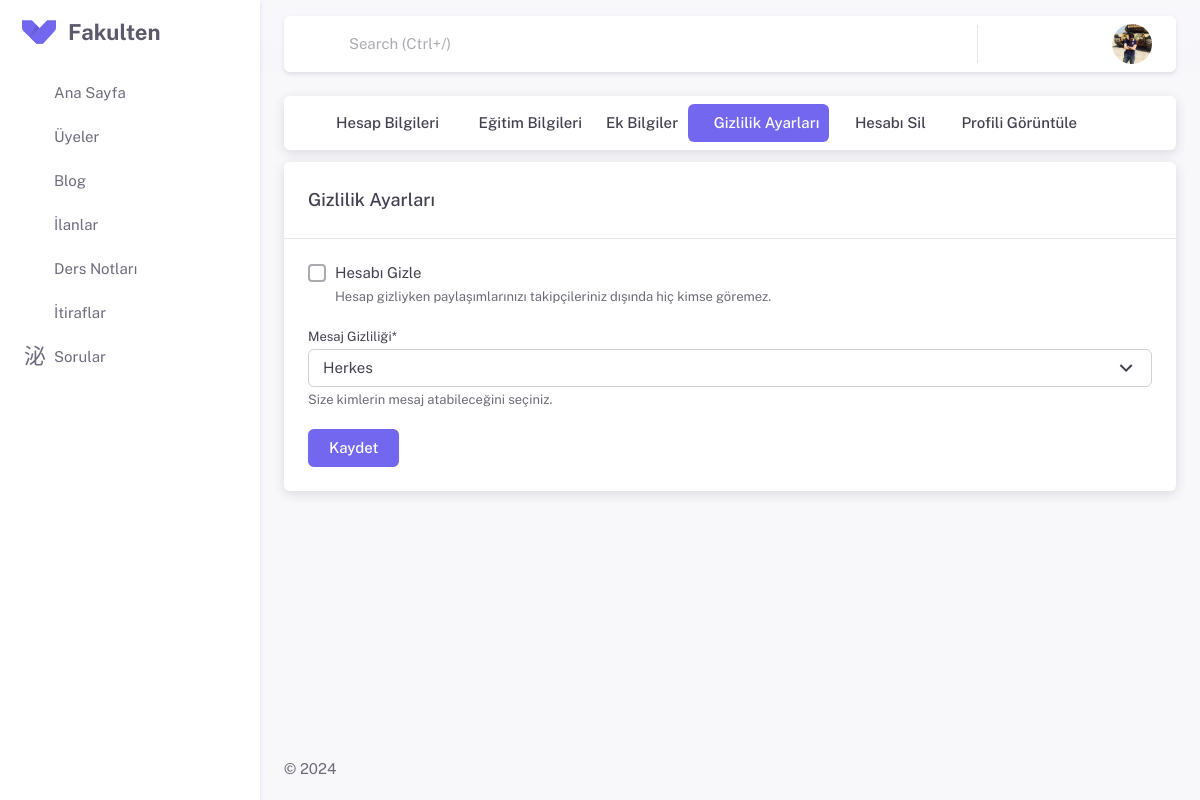
/profile/settings/privacy/ (signed in), run on an earlier commit of the app's database.
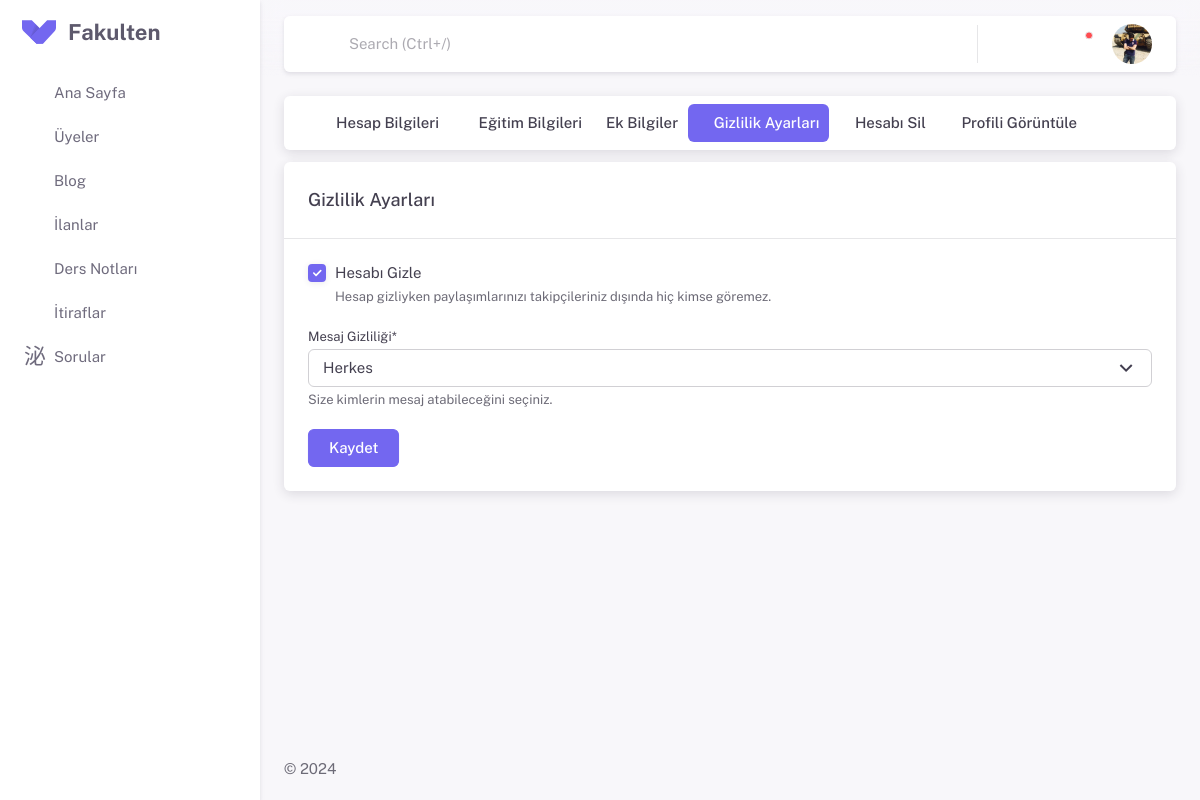
And on a later commit of the database.
### apps/profiles/models.py (models this page shows)
class PrivacyModel(models.Model):
    user = models.OneToOneField(User, on_delete=models.CASCADE, related_name='privacy')
    is_private = models.BooleanField(default=False, db_index=True)
    message_privacy = models.CharField(max_length=20, default='everyone')  # Choices yok

### apps/profiles/views.py (the view, shortened to what this page needs)
# urls.py: path('settings/privacy/', views.PrivacyView.as_view(), name='privacy_settings'),
class PrivacyView(LoginRequiredMixin, View):
    model = models.PrivacyModel
    form_class = forms.PrivacyForm
    template_name = 'profiles/settings/privacy.html'
    context = {
    }
    def get(self, request):
        instance = self.model.objects.filter(user = request.user).first()
        form = self.form_class(instance=instance) if instance else self.form_class()
        self.context.update({'form': form,})
        return render(request, self.template_name, self.context)

### apps/profiles/forms.py
class PrivacyForm(forms.ModelForm):
    MESSAGE_PRIVACY_CHOICES = [
        ('nobody', 'Hiç Kimse'),
        ('followers', 'Sadece Takipçilerim'),
        ('everyone', 'Herkes')
    ]
    is_private = forms.BooleanField(label="Hesabı Gizle", help_text='Hesap gizliyken paylaşımlarınızı takipçileriniz dışında hiç kimse göremez.', required=False)
    message_privacy = forms.ChoiceField(choices=MESSAGE_PRIVACY_CHOICES, required=True, label='Mesaj Gizliliği', help_text='Size kimlerin mesaj atabileceğini seçiniz.')
    class Meta:
        model = models.PrivacyModel
        fields = ['is_private', 'message_privacy']

### apps/inputs/models.py (called while the page is built)
    def __str__(self):
        return self.universities

### apps/post/models.py (called while the page is built)
    def get_notifications_like_context(self):
        context = {
        'message' : 'gönderinizi beğendi.',
        'content_title' : self.content[:50],
        'content_url' : reverse('post_detail', kwargs={'post_id': self.id}),
        }
        return context

### apps/profiles/templates/profiles/settings/privacy.html (shortened to what this page needs)
{% extends 'profiles/settings/base.html' %}
{% load static %}
{% load crispy_forms_tags %}
{% block profileSettings %}
<div class="card mb-4">
    <h5 class="card-header">Gizlilik Ayarları</h5>
    <hr class="my-0">
    <div class="card-body">
        <form method="POST">
            <div class="row">
                   {{ form|crispy}}
             </div>
            <div class="mt-2">
                <button type="submit" class="btn btn-primary me-2">Kaydet</button>
            </div>
        </form>
    </div>
</div>
{% endblock %}

What changed in the data, as far as the page shows it:
changed PrivacyModel "Herkes": is_private "☐" → "☑"
